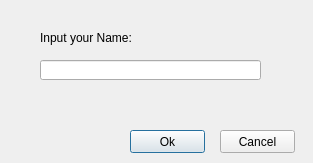
<?xml version="1.0" encoding="UTF-8"?>
<ui version="4.0">
 <class>TestDialog</class>
 <widget class="QDialog" name="TestDialog">
  <property name="geometry">
   <rect>
    <x>0</x>
    <y>0</y>
    <width>313</width>
    <height>163</height>
   </rect>
  </property>
  <property name="windowTitle">
   <string>Get pass</string>
  </property>
  <widget class="QLabel" name="label">
   <property name="geometry">
    <rect>
     <x>40</x>
     <y>30</y>
     <width>91</width>
     <height>16</height>
    </rect>
   </property>
   <property name="text">
    <string>Input your Name:</string>
   </property>
  </widget>
  <widget class="QLineEdit" name="lineEdit">
   <property name="geometry">
    <rect>
     <x>40</x>
     <y>60</y>
     <width>221</width>
     <height>20</height>
    </rect>
   </property>
  </widget>
  <widget class="QPushButton" name="pushButton">
   <property name="geometry">
    <rect>
     <x>220</x>
     <y>130</y>
     <width>75</width>
     <height>23</height>
    </rect>
   </property>
   <property name="text">
    <string>Cancel</string>
   </property>
  </widget>
  <widget class="QPushButton" name="pushButtonOk">
   <property name="geometry">
    <rect>
     <x>130</x>
     <y>130</y>
     <width>75</width>
     <height>23</height>
    </rect>
   </property>
   <property name="text">
    <string>Ok</string>
   </property>
   <property name="default">
    <bool>true</bool>
   </property>
  </widget>
 </widget>
 <resources/>
 <connections/>
</ui>
